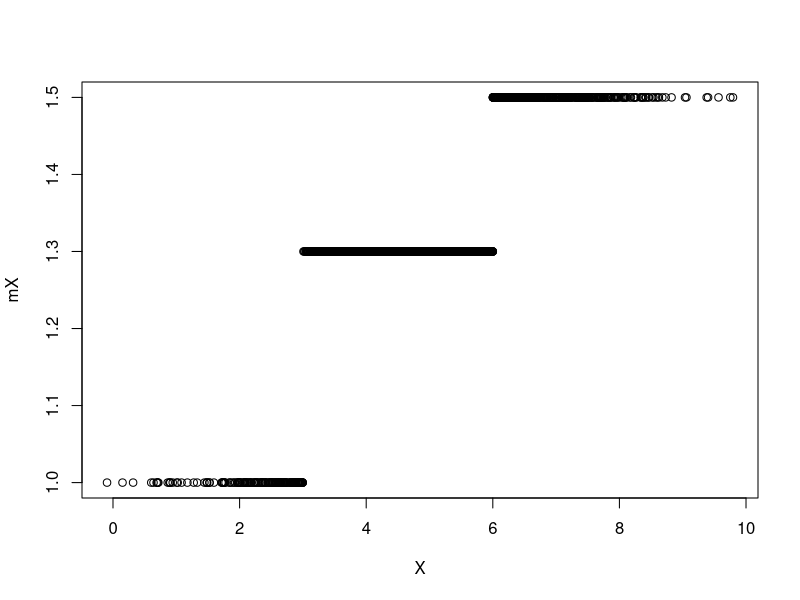
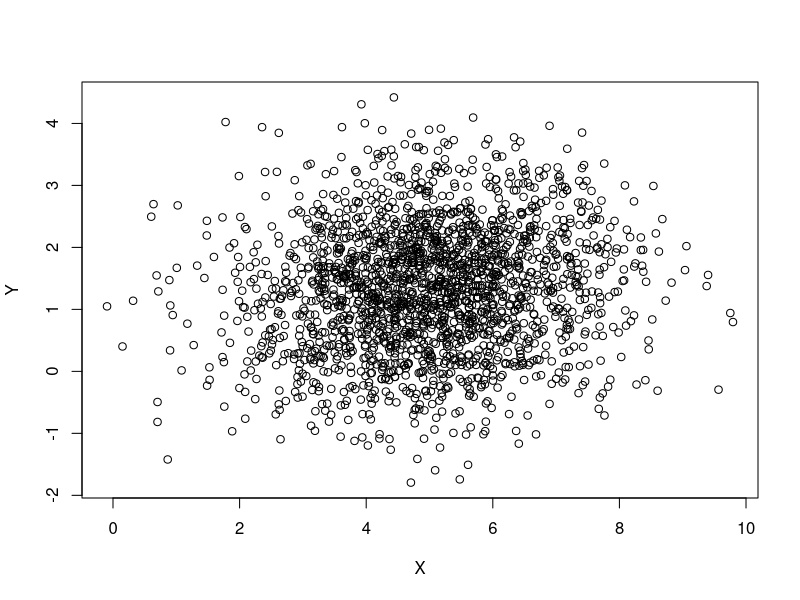

The R source for these figures, in order: (Note: this script raises an error after producing the figures.)
# Author: Georgia Papadogeorgou
# Date: 9.27.2016
# Description: Doing RJ MCMC where I'm using the BIC approximation to the marginal
# likelihood of the data to update the cutoffs, and then I'm sampling the heights.

set.seed(1234)
N <- 2000
sigma <- 1
minX <- 0
maxX <- 10
X <- rnorm(N, mean = 5, sd = 1.5)
minX <- min(X)
maxX <- max(X)
true_means <- c(1, 1.3, 1.5)
true_cut <- c(3, 6)
mX <- true_means[1] * (X >= minX & X < true_cut[1]) +
  true_means[2] * (X >= true_cut[1] & X < true_cut[2]) +
  true_means[3] * (X >= true_cut[2])
Y <- rnorm(N, mean = mX, sd = sigma)
plot(X, mX)
plot(X, Y)

max_cutoffs <- 30
lambda <- 10  # Poisson parameter for number of breaks.

# Calculating the c parameter of bk, dk.
bk <- rep(0, max_cutoffs + 1)
names(bk) <- paste0('s=', c(0:max_cutoffs))
dk <- bk
etak <- bk
pik <- bk

for (ii in 0:(max_cutoffs - 1)) {  # Number of current cutoffs.
  bk[ii + 1] <- dpois(ii + 1, lambda = lambda) / dpois(ii, lambda = lambda)
  dk[ii + 2] <- dpois(ii, lambda = lambda) / dpois(ii + 1, lambda = lambda)
}
dk[length(dk)] <- dpois(max_cutoffs - 1, lambda = lambda) /
  dpois(max_cutoffs, lambda = lambda)
bk <- sapply(bk, function(x) min(x, 1))
dk <- sapply(dk, function(x) min(x, 1))

c <- 0.9 / max(bk + dk)
bk <- c * bk
dk <- c * dk
for (ii in 2:(max_cutoffs + 1)) {
  etak[ii] <- (1 - bk[ii] - dk[ii]) / 2
  pik[ii] <- etak[ii]
}
etak[1] <- 1 - bk[1]



uninf <- 100 ^ 2
Nsims <- 10000
heights <- NULL
heights[[1]] <- c(4, 2, 0)
cutoffs <- NULL
cutoffs[[1]] <- c(3, 6)
sigmas <- rep(NA, Nsims)
sigmas[1] <- 1
moves <- rep(NA, Nsims)
range_unif <- 1


min_obs <- 20
# moves correspond to 1 = 'H', 2 = 'P', 3 = 'B', 4 = 'D'.

D <- data.frame(X = X, Y = Y)


for (ii in 2:Nsims) {
  curr_cut <- length(cutoffs[[ii - 1]])
  moves[ii] <- sample(2:4, 1, prob = c(pik[curr_cut + 1], bk[curr_cut + 1],
                                       dk[curr_cut + 1]))

  if (moves[ii] == 2) {
    
    proposed_cutoffs <- cutoffs[[ii - 1]]
    
    # Which cutoff we will change.
    wh_cut <- sample(1:length(proposed_cutoffs), 1)
    cuts <- c(min(X), proposed_cutoffs, max(X))
    choose_from <- c(cuts[wh_cut], cuts[wh_cut + 2])
    proposed_cutoffs[wh_cut] <- runif(1, min = choose_from[1], max = choose_from[2])
    
    # Calculating the AR.
    sj <- cuts[wh_cut]
    sj1 <- cuts[wh_cut + 1]
    sj2 <- cuts[wh_cut + 2]
    sj1star <- proposed_cutoffs[wh_cut]
    wh1 <- which(X >= sj & X <= sj1)
    wh2 <- which(X > sj1 & X <= sj2)
    wh1star <- which(X >= sj & X <= sj1star)
    wh2star <- which(X > sj1star & X <= sj2)
    
    if (length(wh1star) > min_obs & length(wh2star) > min_obs) {
      lmod1 <- lm(Y ~ X, data = D[wh1, ])
      lmod2 <- lm(Y ~ X, data = D[wh2, ])
      lmod1star <- lm(Y ~ X, data = D[wh1star, ])
      lmod2star <- lm(Y ~ X, data = D[wh2star, ])
      logAR <- - 1 / 2 * (BIC(lmod1star) + BIC(lmod2star) - BIC(lmod1) - BIC(lmod2))

      # I think the additional term is the same as in Poisson, but I need to check.
      logAR <- logAR + log(choose_from[2] - proposed_cutoffs[wh_cut])
      logAR <- logAR + log(proposed_cutoffs[wh_cut] - choose_from[1])
      logAR <- logAR - log(choose_from[2] - cutoffs[[ii - 1]][wh_cut])
      logAR <- logAR + log(cutoffs[[ii - 1]][wh_cut] - choose_from[1])
      
      cutoffs[[ii]] <- cutoffs[[ii - 1]]
      if (log(runif(1)) < logAR) {
        cutoffs[[ii]] <- proposed_cutoffs
      }
    } else {
      cutoffs[[ii]] <- cutoffs[[ii - 1]]
    }
    
    # MOVE 3: Birth to a new cutoff.
  } else if (moves[ii] == 3) {
    
    # Choose the new cutoff.
    sstar <- runif(1, minX, maxX)
    proposed_cutoffs <- sort(c(cutoffs[[ii - 1]], sstar))
    wh_cut <- which(proposed_cutoffs == sstar)
    
    sj <- ifelse(wh_cut == 1, minX, proposed_cutoffs[wh_cut - 1])
    sj1 <- ifelse(wh_cut == curr_cut + 1, maxX, proposed_cutoffs[wh_cut + 1])

    # Calculating the acceptance probability.
    ## Likelihood ratio:
    if (sum(X > sj & X <= sstar) > min_obs &
        sum(X > sstar & X <= sj1) > min_obs) {
      
      lmod <- lm(Y ~ X, data = subset(D, X > sj & X <= sstar))
      lmod1 <- lm(Y ~ X, data = subset(D, X > sstar & X <= sj1))
      lmod_full <- lm(Y ~ X, data = subset(D, X > sj & X <= sj1))
      logAR <- - 1 / 2 * (BIC(lmod) + BIC(lmod1) - BIC(lmod_full))
      
      ## Prior ratio:
      # For the number of cutoffs:
      k <- length(cutoffs[[ii - 1]])
      logAR <- logAR + dpois(k + 1, lambda, log = TRUE)
      logAR <- logAR - dpois(k, lambda, log = TRUE)
      # For the cutoffs:
      logAR <- logAR + log(2 * (k + 1) * (2 * k + 3)) - log((maxX - minX) ^ 2)
      logAR <- logAR + log((sstar - sj) * (sj1 - sstar) / (sj1 - sj))
      
      ## Proposal ratio:
      logAR <- logAR + log(dk[k + 2] * (maxX - minX) / (bk[k + 1] * (k + 1)))
      ## Jacobian is equal to 1.
      
      cutoffs[[ii]] <- cutoffs[[ii - 1]]
      if (log(runif(1)) < logAR) {
        cutoffs[[ii]] <- proposed_cutoffs
      }
    } else {
      cutoffs[[ii]] <- cutoffs[[ii - 1]]
    }
    
    
    # MOVE 4: DEATH OF A CUTOFF.
  } else {
    
    # Choose the cutoff to drop.
    wh_drop <- sample(1:curr_cut, 1)
    drop_cut <- cutoffs[[ii - 1]][wh_drop]
    proposed_cutoffs <- setdiff(cutoffs[[ii - 1]], drop_cut)

    # Dropping sj1
    sj <- ifelse(wh_drop == 1, minX, proposed_cutoffs[wh_drop - 1])
    sj1 <- drop_cut
    sj2 <- ifelse(wh_drop == curr_cut, maxX, proposed_cutoffs[wh_drop])

    # Calculate the AR.
    
    lmod <- lm(Y ~ X, data = subset(D, X > sj & X <= sj1))
    lmod1 <- lm(Y ~ X, data = subset(D, X > sj1 & X <= sj2))
    lmod_full <- lm(Y ~ X, data = subset(D, X > sj & X <= sj2))
    logAR <- - 1 / 2 * (BIC(lmod_full) - BIC(lmod) - BIC(lmod1)) 
    
    # Add log prior ratio.
    # For the number of cutoffs:
    k <- length(cutoffs[[ii - 1]])
    logAR <- logAR + dpois(k - 1, lambda, log = TRUE) - dpois(k, lambda, log = TRUE)
    # For the cutoffs:
    logAR <- logAR + log((maxX - minX) ^ 2 / (2 * k * (2 * k - 1)))
    logAR <- logAR + log((sj2 - sj1) / ((sj1 - sj) * (sj2 - sj1)))
    
    # Add log proposal ratio.
    logAR <- logAR + log(bk[k] * k / (dk[k + 1] * (maxX - minX)))
    # Jacobian is 1.
    
    # Propose value and Accept/Reject.
    if (log(runif(1)) < logAR) {
      cutoffs[[ii]] <- proposed_cutoffs
    } else {
      cutoffs[[ii]] <- cutoffs[[ii - 1]]
    }
  }
}


for (ii in 2:Nsims) {
  cuts <- c(minX, cutoffs[[ii]], maxX)
  h <- numeric(length(cuts) - 1)
  for (cc in 1:(length(cuts) - 1)) {
    wh_obs <- which(D$X > cuts[cc] & D$X <= cuts[cc + 1])
    ssq_h <- 1 / (length(wh_obs) / sigmas[ii - 1] + 1 / uninf)
    mu_h <- ssq_h * sum(Y[wh_obs] / sigmas[ii - 1])
    h[cc] <- rnorm(1, mean = mu_h, sd = sqrt(ssq_h))
  }
  heights[[ii]] <- h
  sigmas[ii] <- sigmas[ii - 1]
}






pred_x <- seq(minX, maxX, length.out = 100)
pred_x <- pred_x[- c(1, length(pred_x))]
pred_y <- matrix(NA, nrow = length(pred_x), ncol = length(heights))
for (ii in 1:length(heights)) {
  cuts <- rep(cutoffs[[ii]], each = 2)
  cuts <- c(minX, cuts, maxX)
  for (cc in 1:(length(cuts) / 2)) {
    wh_obs <- which(pred_x > cuts[2 * cc - 1] & pred_x <= cuts[2 * cc])
    pred_y[wh_obs, ii] <- heights[[ii]][cc]
  }
}

keep <- (Nsims / 2 + 1) : Nsims
keep <- keep(seq(1, length(keep), by = 3))
pred_y <- pred_y[, keep]
cutoffs <- cutoffs[keep]


plot(1, xlim = c(0, 10), type = 'n', ylim = range(pred_y), main = '')
points(X, Y, pch = 16, cex = 0.3, col = 'red')
lines(pred_x, apply(pred_y, 1, mean))
lines(pred_x, apply(pred_y, 1, function(x) quantile(x, probs = 0.025)), col = 'green')
lines(pred_x, apply(pred_y, 1, function(x) quantile(x, probs = 0.975)), col = 'green')

number_cuts <- sapply(cutoffs, length)
table(number_cuts) / sum(table(number_cuts))


hist(unlist(cutoffs), breaks = 500)
